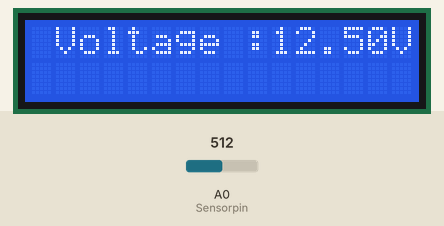
Simulated run of this sketch. Board: Arduino Uno, built with avr-gcc and run on an emulated ATmega328P. Parts: 16×2 character LCD. The test bench sets the inputs (shaded band); at power-on: A0 (Sensorpin) = 512. What the sketch prints to the serial monitor is not drawn.

Above: at 1.2 s.
1.3 s: A0 (Sensorpin) set to 425
At 2.4 s:
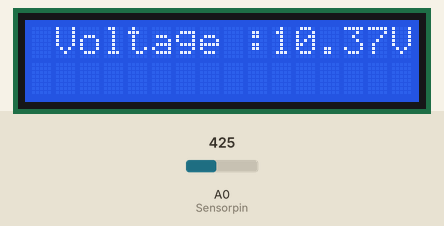
3.1 s: A0 (Sensorpin) set to 391
At 4.0 s:
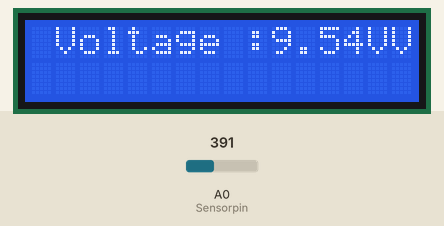
4.6 s: A0 (Sensorpin) set to 306
At 5.5 s:
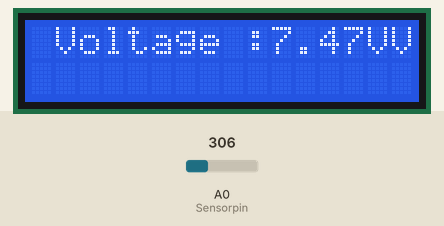
Timing chart, 0 to 7.6 s (numbered marks = the images above; inputs shaded):
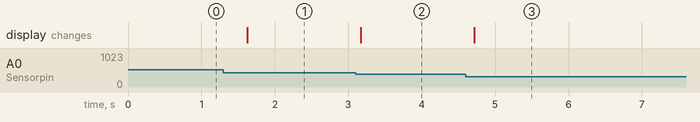

The sketch:

digital_voltmeter.ino
```cpp
#include <LiquidCrystal.h>
#include <LiquidCrystal_I2C.h>   //install the library
#include <Wire.h>                //install the library
LiquidCrystal_I2C lcd(0x27,16,2);
#define Sensorpin A0
void setup() {
  Serial.begin(9600);
  lcd.init();
  lcd.backlight();

}

void loop() {
  int value = analogRead(Sensorpin);
  double voltage = map(value, 0, 1024, 0, 2500);
  voltage /=100;
  lcd.setCursor(1,0);
  lcd.print("Voltage :");
  lcd.print(voltage);
  lcd.print("V");
  Serial.println(voltage);
  delay(500);
}
```

Measured:
- the behaviour switches between 410 and 409 on A0 (Sensorpin) (found by bisection; images 1 and 2)
- after the input at 1.3 s, the display: changes after 0.33 s (image 1)
- after the input at 3.1 s, the display: changes after 0.07 s (image 2)
- after the input at 4.6 s, the display: changes after 0.12 s (image 3)
